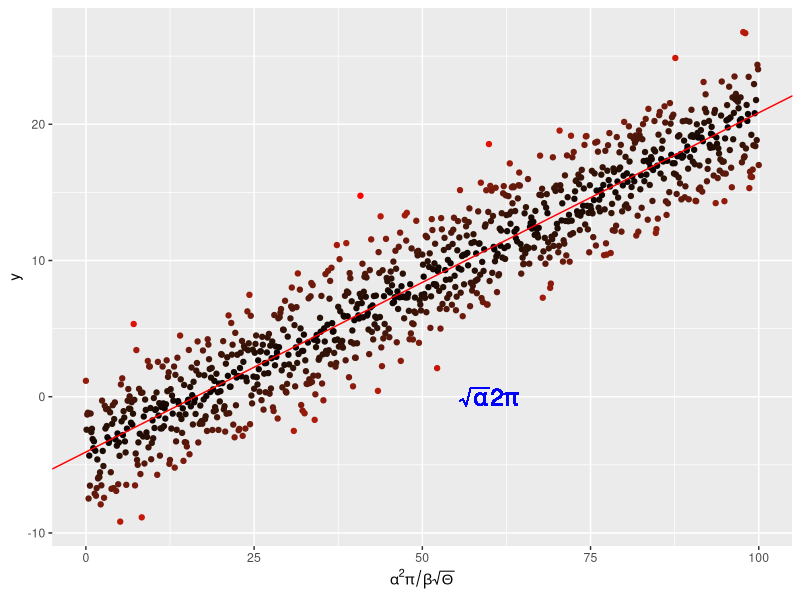

The R script that drew this image:
rm(list=ls())
require(ggplot2)

x <- seq(0, 100, by = 0.1)
y <- -4. + 0.25 * x +
  rnorm(length(x), mean = 0., sd = 2.5)

# and put them in a dataframe
my_data <- data.frame(x = x, y = y)

# perform a linear regression
my_lm <- summary(lm(y ~ x, data = my_data))

# plot the data
p <-  ggplot(my_data, aes(x = x, y = y,
                          colour = abs(my_lm$residual))
) +
  geom_point() +
  scale_colour_gradient(low = "black", high = "red") +
  theme(legend.position = "none") +
  scale_x_continuous(
    expression(alpha^2 * pi / beta * sqrt(Theta)))

# add the regression line
p <- p + geom_abline(
  intercept = my_lm$coefficients[1][1],
  slope = my_lm$coefficients[2][1],
  colour = "red")
# throw some math on the plot
p <- p + geom_text(aes(x = 60, y = 0,
                       label = "sqrt(alpha) * 2* pi"), 
                   parse = TRUE, size = 6, 
                   colour = "blue")

p